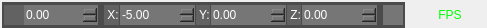
<?xml version="1.0" encoding="UTF-8"?>
<ui version="4.0">
 <class>CameraTool</class>
 <widget class="QWidget" name="CameraTool">
  <property name="geometry">
   <rect>
    <x>0</x>
    <y>0</y>
    <width>487</width>
    <height>28</height>
   </rect>
  </property>
  <property name="maximumSize">
   <size>
    <width>700</width>
    <height>30</height>
   </size>
  </property>
  <property name="windowTitle">
   <string>Form</string>
  </property>
  <property name="styleSheet">
   <string notr="true">font: 12px ;</string>
  </property>
  <layout class="QHBoxLayout" name="horizontalLayout_2">
   <property name="spacing">
    <number>10</number>
   </property>
   <property name="leftMargin">
    <number>2</number>
   </property>
   <property name="topMargin">
    <number>2</number>
   </property>
   <property name="rightMargin">
    <number>2</number>
   </property>
   <property name="bottomMargin">
    <number>0</number>
   </property>
   <item>
    <widget class="QWidget" name="widget" native="true">
     <property name="styleSheet">
      <string notr="true">color: rgb(255, 255, 255);
background-color: rgb(75, 75, 75);
border:0px;
</string>
     </property>
     <layout class="QHBoxLayout" name="horizontalLayout_4">
      <property name="leftMargin">
       <number>2</number>
      </property>
      <property name="topMargin">
       <number>2</number>
      </property>
      <property name="rightMargin">
       <number>2</number>
      </property>
      <property name="bottomMargin">
       <number>2</number>
      </property>
      <item>
       <layout class="QHBoxLayout" name="horizontalLayout">
        <property name="spacing">
         <number>0</number>
        </property>
        <item>
         <widget class="QLabel" name="label">
          <property name="minimumSize">
           <size>
            <width>20</width>
            <height>20</height>
           </size>
          </property>
          <property name="maximumSize">
           <size>
            <width>20</width>
            <height>20</height>
           </size>
          </property>
          <property name="styleSheet">
           <string notr="true">background-color: rgb(98, 98, 98);
border:0px;

</string>
          </property>
          <property name="text">
           <string/>
          </property>
         </widget>
        </item>
        <item>
         <widget class="QDoubleSpinBox" name="speedBox">
          <property name="minimumSize">
           <size>
            <width>0</width>
            <height>20</height>
           </size>
          </property>
          <property name="maximumSize">
           <size>
            <width>16777215</width>
            <height>20</height>
           </size>
          </property>
          <property name="font">
           <font>
            <pointsize>-1</pointsize>
            <weight>50</weight>
            <italic>false</italic>
            <bold>false</bold>
           </font>
          </property>
          <property name="styleSheet">
           <string notr="true">background-color: rgb(118, 118, 118);
border:0px;
</string>
          </property>
          <property name="maximum">
           <double>500.000000000000000</double>
          </property>
         </widget>
        </item>
       </layout>
      </item>
      <item>
       <layout class="QHBoxLayout" name="horizontalLayout_3">
        <property name="spacing">
         <number>1</number>
        </property>
        <item>
         <widget class="QLabel" name="label_3">
          <property name="minimumSize">
           <size>
            <width>0</width>
            <height>20</height>
           </size>
          </property>
          <property name="maximumSize">
           <size>
            <width>16777215</width>
            <height>20</height>
           </size>
          </property>
          <property name="styleSheet">
           <string notr="true">background-color: rgb(98, 98, 98);
border:0px;
</string>
          </property>
          <property name="text">
           <string> X:</string>
          </property>
         </widget>
        </item>
        <item>
         <widget class="QDoubleSpinBox" name="xBox">
          <property name="minimumSize">
           <size>
            <width>0</width>
            <height>20</height>
           </size>
          </property>
          <property name="maximumSize">
           <size>
            <width>80</width>
            <height>20</height>
           </size>
          </property>
          <property name="font">
           <font>
            <pointsize>-1</pointsize>
            <weight>50</weight>
            <italic>false</italic>
            <bold>false</bold>
           </font>
          </property>
          <property name="styleSheet">
           <string notr="true">background-color: rgb(118, 118, 118);
border:0px;</string>
          </property>
          <property name="minimum">
           <double>-10000.000000000000000</double>
          </property>
          <property name="maximum">
           <double>10000.000000000000000</double>
          </property>
          <property name="value">
           <double>-5.000000000000000</double>
          </property>
         </widget>
        </item>
        <item>
         <widget class="QLabel" name="label_4">
          <property name="minimumSize">
           <size>
            <width>0</width>
            <height>20</height>
           </size>
          </property>
          <property name="maximumSize">
           <size>
            <width>16777215</width>
            <height>20</height>
           </size>
          </property>
          <property name="styleSheet">
           <string notr="true">background-color: rgb(98, 98, 98);
border:0px;
</string>
          </property>
          <property name="text">
           <string> Y:</string>
          </property>
         </widget>
        </item>
        <item>
         <widget class="QDoubleSpinBox" name="yBox">
          <property name="minimumSize">
           <size>
            <width>0</width>
            <height>20</height>
           </size>
          </property>
          <property name="maximumSize">
           <size>
            <width>80</width>
            <height>20</height>
           </size>
          </property>
          <property name="font">
           <font>
            <pointsize>-1</pointsize>
            <weight>50</weight>
            <italic>false</italic>
            <bold>false</bold>
           </font>
          </property>
          <property name="styleSheet">
           <string notr="true">background-color: rgb(118, 118, 118);
border:0px;
</string>
          </property>
          <property name="minimum">
           <double>-10000.000000000000000</double>
          </property>
          <property name="maximum">
           <double>10000.000000000000000</double>
          </property>
         </widget>
        </item>
        <item>
         <widget class="QLabel" name="label_5">
          <property name="minimumSize">
           <size>
            <width>0</width>
            <height>20</height>
           </size>
          </property>
          <property name="maximumSize">
           <size>
            <width>16777215</width>
            <height>20</height>
           </size>
          </property>
          <property name="styleSheet">
           <string notr="true">background-color: rgb(98, 98, 98);
border:0px;
</string>
          </property>
          <property name="text">
           <string> Z:</string>
          </property>
         </widget>
        </item>
        <item>
         <widget class="QDoubleSpinBox" name="zBox">
          <property name="minimumSize">
           <size>
            <width>0</width>
            <height>20</height>
           </size>
          </property>
          <property name="maximumSize">
           <size>
            <width>80</width>
            <height>20</height>
           </size>
          </property>
          <property name="font">
           <font>
            <pointsize>-1</pointsize>
            <weight>50</weight>
            <italic>false</italic>
            <bold>false</bold>
           </font>
          </property>
          <property name="styleSheet">
           <string notr="true">background-color: rgb(118, 118, 118);
border:0px;
</string>
          </property>
          <property name="minimum">
           <double>-10000.000000000000000</double>
          </property>
          <property name="maximum">
           <double>10000.000000000000000</double>
          </property>
         </widget>
        </item>
       </layout>
      </item>
      <item>
       <widget class="QToolButton" name="resBtn">
        <property name="minimumSize">
         <size>
          <width>20</width>
          <height>20</height>
         </size>
        </property>
        <property name="maximumSize">
         <size>
          <width>20</width>
          <height>20</height>
         </size>
        </property>
        <property name="styleSheet">
         <string notr="true">background-color: rgb(118, 118, 118);
border:0px;
</string>
        </property>
        <property name="text">
         <string/>
        </property>
       </widget>
      </item>
     </layout>
    </widget>
   </item>
   <item>
    <widget class="QLabel" name="fpsLabel">
     <property name="minimumSize">
      <size>
       <width>60</width>
       <height>20</height>
      </size>
     </property>
     <property name="maximumSize">
      <size>
       <width>70</width>
       <height>20</height>
      </size>
     </property>
     <property name="sizeIncrement">
      <size>
       <width>0</width>
       <height>20</height>
      </size>
     </property>
     <property name="styleSheet">
      <string notr="true">color: rgb(0, 255, 0);
background-color: rgba(255, 255, 255, 0);</string>
     </property>
     <property name="text">
      <string>FPS</string>
     </property>
     <property name="alignment">
      <set>Qt::AlignCenter</set>
     </property>
    </widget>
   </item>
  </layout>
 </widget>
 <resources/>
 <connections/>
</ui>
